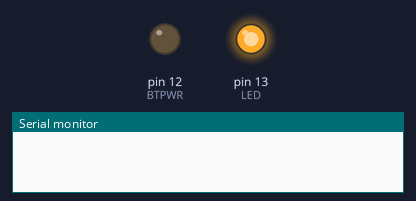
A sketch run on a simulated Arduino Uno, built with avr-gcc and run on an emulated ATmega328P. Parts: output pins drawn as LEDs (lit = HIGH), the last lines printed to the serial monitor.

Above: at 0.1 s.
At 4.1 s:
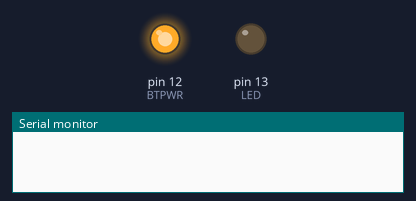
At 7.1 s:
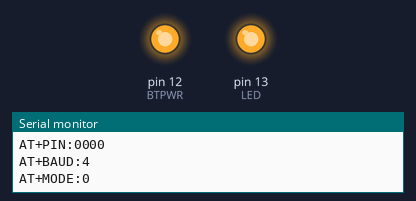
Timing chart, 0 to 8.6 s (numbered marks = the images above):
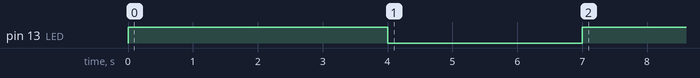

The sketch:

Configuracion_modulo_BT_2_.ino
```cpp
const int LED =13;
const int BTPWR=12;

char nombreBT[11]="ArduinoHC05";
char pin[5]="0000";
char velocidad='4';//9600
char modo='0';

void setup(){
  pinMode(LED, OUTPUT);
  pinMode(BTPWR, OUTPUT);

  Serial.begin(38400); //velocidad de BT en modo configuracion

  /* solo pulsador */
  digitalWrite(LED, HIGH);
  delay(4000);
  digitalWrite(LED, LOW);
  /*******************/

  digitalWrite(BTPWR, HIGH);
  delay(3000);
  Serial.print("AT\r\n");

  Serial.print("AT+NAME:");
  Serial.print(nombreBT);
  Serial.print("\r\n");

  Serial.print("AT+PIN:"); //AT+PSWD:
  Serial.print(pin);
  Serial.print("\r\n");

  Serial.print("AT+BAUD:");
  Serial.print(velocidad);
  Serial.print("\r\n");

  Serial.print("AT+MODE:");
  Serial.print(modo);
  Serial.print("\r\n");

  digitalWrite(LED, HIGH);

}

void loop(){

}
```

Led_Matrix.cpp
```cpp
#include "Arduino.h"
#include "Led_Matrix.h"

Led_Matrix::Led_Matrix(uint8_t row, uint8_t column){
  size_r = row;
  size_c = column;

  for ( int i = 0; i < (size_r + size_c); i++ )
    pinMode( i, OUTPUT );
}

void Led_Matrix::GND_High(){
  for( int i = 0; i < size_c; i++)
  digitalWrite( i, HIGH );
}

void Led_Matrix::Row_Low(){
  for( int i = size_r; i < ((size_c + size_r) - 1); i++)
    digitalWrite( i, LOW );
}

void Led_Matrix::All_On(){
  for ( int i = (size_r + size_c) - 1; i >= size_r; i-- )
    digitalWrite( i, HIGH );
  for( int i = size_r - 1; i >= 0; i-- )
    digitalWrite( i, LOW );
}

void Led_Matrix::All_Off(){
  for ( int i = (size_r + size_c) - 1; i >= size_r; i-- )
    digitalWrite( i, LOW );
}

void Led_Matrix::Sweep_Ver(){
  int mTime = 0;
  All_Off();
  for ( int i = (size_r + size_c); i >= size_r; i--){
    digitalWrite( i, HIGH );
    delay(50);
    mTime = mTime + 50;
  }
  All_On();
  delay(1000 - mTime);
  All_Off();
}

void Led_Matrix::Sweep_Hor(){
  int mTime = 0;
  All_On();
  GND_High();
  for( int i = (size_c - 1); i >= 0; i--){
    digitalWrite( i, LOW );
    delay(50);
    mTime = mTime + 50;
  }
  All_On();
  delay(1000 - mTime);
  All_Off();
}

void Led_Matrix::Square_In(){
  int time = 1;
  int rep = 10;
  All_On();
  for (int x = 0; x < rep; x++){
    for( int i = 0; i < 8;i++){
      GND_High();
      digitalWrite(i,LOW);
      delay(time);
    }
  }

  digitalWrite(size_c, LOW);
  digitalWrite(size_c+size_r-1, LOW);
  for (int x = 0; x < rep; x++){
    for( int i = 1; i < 7;i++){
      GND_High();
      digitalWrite(i,LOW);
      delay(time);
    }
  }

  digitalWrite(size_c + 1, LOW);
  digitalWrite(size_c+size_r-2, LOW);
  for (int x = 0; x < rep; x++){
    for( int i = 2; i < 6;i++){
      GND_High();
      digitalWrite(i,LOW);
      delay(time);
    }
  }

  digitalWrite(size_c + 2, LOW);
  digitalWrite(size_c+size_r-3, LOW);
  for (int x = 0; x < rep *50; x++){
    for( int i = 3; i < 5;i++){
      GND_High();
      digitalWrite(i,LOW);
      delay(time);
    }
  }
}

void Led_Matrix::Square_Out(){
  int time = 1;
  int rep = 10;
  All_On();

  digitalWrite(size_c, LOW);
  digitalWrite(size_c+size_r-1, LOW);
  digitalWrite(size_c + 1, LOW);
  digitalWrite(size_c+size_r-2, LOW);
  digitalWrite(size_c + 2, LOW);
  digitalWrite(size_c+size_r-3, LOW);
  for (int x = 0; x < rep; x++){
    for( int i = 3; i < 5;i++){
      GND_High();
      digitalWrite(i,LOW);
      delay(time);
    }
  }

  digitalWrite(size_c + 2, HIGH);
  digitalWrite(size_c+size_r-3, HIGH);
  for (int x = 0; x < rep; x++){
    for( int i = 2; i < 6;i++){
      GND_High();
      digitalWrite(i,LOW);
      delay(time);
    }
  }

  digitalWrite(size_c + 1, HIGH);
  digitalWrite(size_c+size_r-2, HIGH);
  for (int x = 0; x < rep; x++){
    for( int i = 1; i < 7;i++){
      GND_High();
      digitalWrite(i,LOW);
      delay(time);
    }
  }

  digitalWrite(size_c, HIGH);
  digitalWrite(size_c+size_r-1, HIGH);
  for (int x = 0; x < rep; x++){
    for( int i = 0; i < 8;i++){
      GND_High();
      digitalWrite(i,LOW);
      delay(time);
    }
  }
  All_On();
  delay(500);
}

void Led_Matrix::Line_Ver(){
  int mTime = 0;
  All_On();
  GND_High();
  for( int i = (size_c - 1); i >= 0; i--){
    digitalWrite(i+1,HIGH);
    digitalWrite( i, LOW );
    delay(50);
    mTime = mTime + 50;
  }
}

void Led_Matrix::Line_Ver_Rev(){
  int mTime = 0;
  All_On();
  GND_High();
  for( int i = 0; i <= size_c - 1; i++){
    digitalWrite(i-1,HIGH);
    digitalWrite( i, LOW );
    delay(50);
    mTime = mTime + 50;
  }
}

void Led_Matrix::Line_Hor(){
  int mTime = 0;
  All_Off();
  for ( int i = (size_r + size_c); i >= size_r; i--){
    digitalWrite( i+1,LOW);
    digitalWrite( i, HIGH );
    delay(50);
    mTime = mTime + 50;
  }
}

void Led_Matrix::Line_Hor_Rev(){
  int mTime = 0;
  All_Off();
  for ( int i = size_r; i <= size_r+size_c; i++){
    digitalWrite( i-1,LOW);
    digitalWrite( i, HIGH );
    delay(50);
    mTime = mTime + 50;
  }
}
```

Led_Matrix.h
```cpp
#ifndef Led_Matrix_h
#define Led_Matrix_h

class Led_Matrix{
  private:
  int size_r;
  int size_c;
  void GND_High();
  void Row_Low();

  public:
  Led_Matrix(uint8_t row, uint8_t column);
  void All_On();
  void All_Off();
  void Sweep_Ver();
  void Sweep_Hor();
  void Square_In();
  void Square_Out();
  void Line_Ver();
  void Line_Hor();
  void Line_Ver_Rev();
  void Line_Hor_Rev();
};

#endif
```
